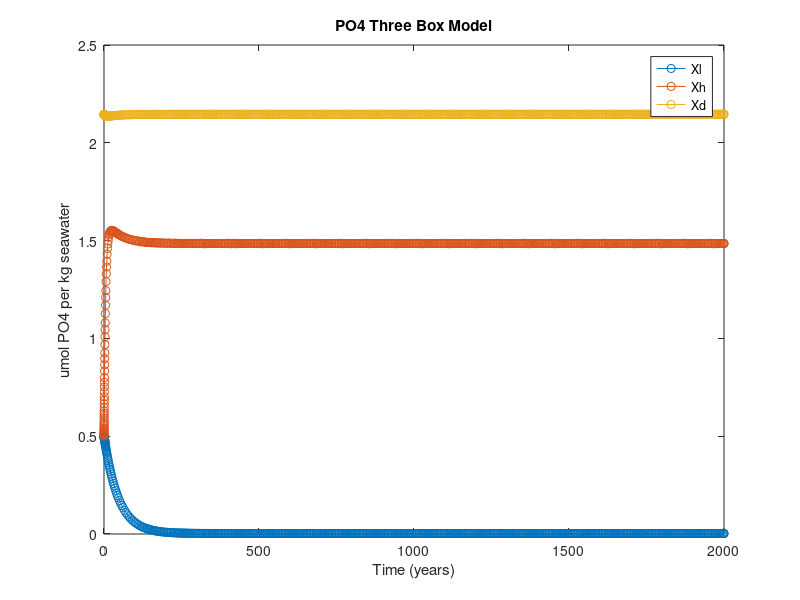

This chart was generated by the following MATLAB code: (Note: this script raises an error after producing the figure.)
function myode
%declare variables global for func to call on
global tspan;
tspan = [0 2000];

global T Pl Ph fhd Vl Vh Vd;

%% Static Numbers %%

% initial conc:Low, High, Deep
X = [0.5 0.5 2.144]; %umol kg^-1

%important conversions
rho = 1.025E3; % kg m^-3, density of sea water
s_to_y = 3.15E7; % sec per 1 year, converts seconds to years

%areas
A_ocean = 349E12; %m^2, area of the ocean

%% Variables %%

% thermohaline circulation
T_Sv = 20E6 % m^3 s^-1
T = T_Sv*s_to_y*rho; %kg y^-1

%Pumps

%carbon pump
P_C = 1.0E6; %umol m^-2 y^-1
%converting carbon flux to phos
P_P = P_C/162.5; 

% Pump high lattitude 
Ph  = P_P*0.15*A_ocean; %umol P y^-1
% Pump low lattitude 
%Pl  =  P_P*A_ocean; %umol P y^-1
Pl = T*X(3) %umol P y^-1

% Mixing 
fhd_init  = 60E6; %m^3 s^-1
fhd = fhd_init*s_to_y*rho; %kg y^-1


%Volumes converted to kg

% Volume low lattitude box 
Vl  = 2.97E16*rho; %kg seawater
% Volume high lattitude reservoir 
Vh  = 1.31E16*rho; %kg seawater
% Volume Deep Ocean 
Vd  = 1.249E18*rho; %kg seawater


% solve the problem using ODE45
figure(1)
ode45(@f,tspan,X);
legend({'Xl', 'Xh', 'Xd'})
xlabel('Time (years)')
ylabel('umol PO4 per kg seawater')
title('PO4 Three Box Model')
ylim([-0.001 2.5])
subtitle(['T= ', num2str(T_Sv*10E-7),' Sv'])

%set(gca,'YScale', 'log')

% --------------------------------------------------------------------------

function dydt = f(t, y)
%redeclare global vars for func to access
global T Pl Ph fhd Vl Vh Vd;

%set of diff eq
dydt = [((T*(y(3)-y(1))-Pl)/Vl)
    ((T*(y(1)-y(2))-Ph+fhd*(y(3)-y(2)))/Vh)
    ((T*(y(2)-y(3))+Pl+Ph+fhd*(y(2)-y(3)))/Vd)];
%outputing in umol kg^-1